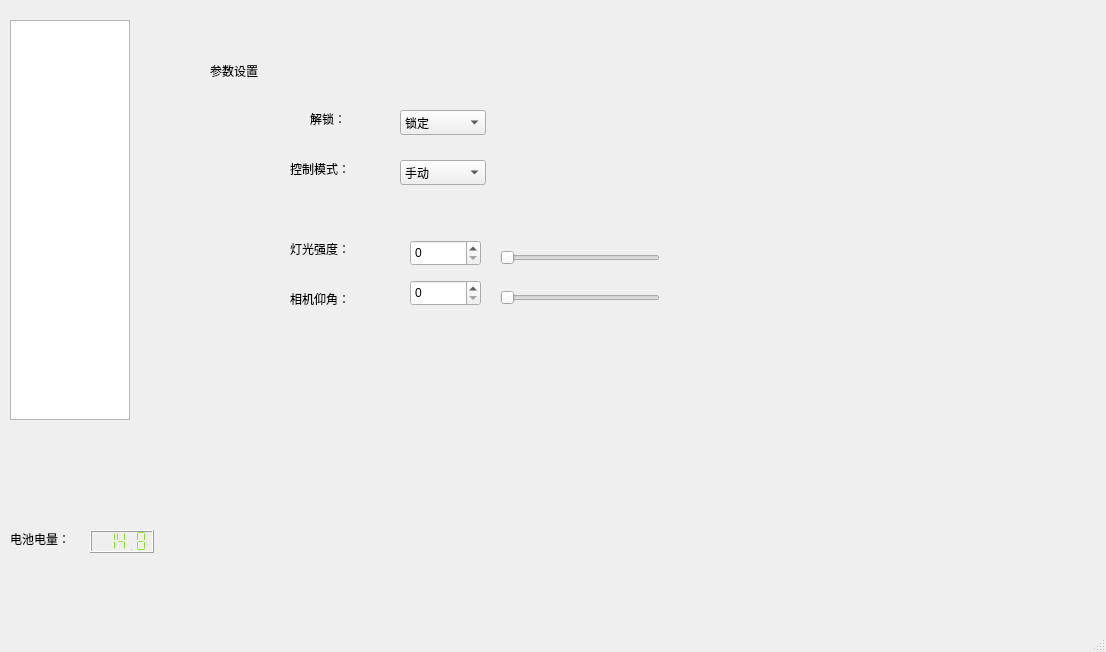
<?xml version="1.0" encoding="UTF-8"?>
<ui version="4.0">
 <class>MainWindow</class>
 <widget class="QMainWindow" name="MainWindow">
  <property name="geometry">
   <rect>
    <x>0</x>
    <y>0</y>
    <width>1106</width>
    <height>652</height>
   </rect>
  </property>
  <property name="sizePolicy">
   <sizepolicy hsizetype="Expanding" vsizetype="Expanding">
    <horstretch>0</horstretch>
    <verstretch>0</verstretch>
   </sizepolicy>
  </property>
  <property name="windowTitle">
   <string>MainWindow</string>
  </property>
  <widget class="QWidget" name="centralwidget">
   <widget class="QListWidget" name="listWidget">
    <property name="geometry">
     <rect>
      <x>10</x>
      <y>20</y>
      <width>120</width>
      <height>400</height>
     </rect>
    </property>
   </widget>
   <widget class="QStackedWidget" name="stackedWidget">
    <property name="geometry">
     <rect>
      <x>180</x>
      <y>20</y>
      <width>761</width>
      <height>401</height>
     </rect>
    </property>
    <property name="sizePolicy">
     <sizepolicy hsizetype="Expanding" vsizetype="Expanding">
      <horstretch>0</horstretch>
      <verstretch>0</verstretch>
     </sizepolicy>
    </property>
    <widget class="QWidget" name="paramPage">
     <widget class="QLabel" name="label_2">
      <property name="geometry">
       <rect>
        <x>30</x>
        <y>40</y>
        <width>71</width>
        <height>21</height>
       </rect>
      </property>
      <property name="text">
       <string>参数设置</string>
      </property>
     </widget>
     <widget class="QLabel" name="label_4">
      <property name="geometry">
       <rect>
        <x>130</x>
        <y>90</y>
        <width>67</width>
        <height>17</height>
       </rect>
      </property>
      <property name="text">
       <string>解锁：</string>
      </property>
     </widget>
     <widget class="QComboBox" name="comboBox_lock">
      <property name="geometry">
       <rect>
        <x>220</x>
        <y>90</y>
        <width>86</width>
        <height>25</height>
       </rect>
      </property>
      <item>
       <property name="text">
        <string>锁定</string>
       </property>
      </item>
      <item>
       <property name="text">
        <string>解锁</string>
       </property>
      </item>
     </widget>
     <widget class="QLabel" name="label_5">
      <property name="geometry">
       <rect>
        <x>110</x>
        <y>140</y>
        <width>67</width>
        <height>17</height>
       </rect>
      </property>
      <property name="text">
       <string>控制模式：</string>
      </property>
     </widget>
     <widget class="QComboBox" name="comboBox_mode">
      <property name="geometry">
       <rect>
        <x>220</x>
        <y>140</y>
        <width>86</width>
        <height>25</height>
       </rect>
      </property>
      <item>
       <property name="text">
        <string>手动</string>
       </property>
      </item>
      <item>
       <property name="text">
        <string>自动</string>
       </property>
      </item>
     </widget>
     <widget class="QSpinBox" name="spinBox">
      <property name="geometry">
       <rect>
        <x>230</x>
        <y>220</y>
        <width>71</width>
        <height>26</height>
       </rect>
      </property>
     </widget>
     <widget class="QLabel" name="label_7">
      <property name="geometry">
       <rect>
        <x>110</x>
        <y>220</y>
        <width>67</width>
        <height>17</height>
       </rect>
      </property>
      <property name="text">
       <string>灯光强度：</string>
      </property>
     </widget>
     <widget class="QLabel" name="label_8">
      <property name="geometry">
       <rect>
        <x>110</x>
        <y>270</y>
        <width>67</width>
        <height>17</height>
       </rect>
      </property>
      <property name="text">
       <string>相机仰角：</string>
      </property>
     </widget>
     <widget class="QSpinBox" name="spinBox_2">
      <property name="geometry">
       <rect>
        <x>230</x>
        <y>260</y>
        <width>71</width>
        <height>26</height>
       </rect>
      </property>
     </widget>
     <widget class="QSlider" name="horizontalSlider">
      <property name="geometry">
       <rect>
        <x>320</x>
        <y>230</y>
        <width>160</width>
        <height>16</height>
       </rect>
      </property>
      <property name="orientation">
       <enum>Qt::Horizontal</enum>
      </property>
     </widget>
     <widget class="QSlider" name="horizontalSlider_2">
      <property name="geometry">
       <rect>
        <x>320</x>
        <y>270</y>
        <width>160</width>
        <height>16</height>
       </rect>
      </property>
      <property name="orientation">
       <enum>Qt::Horizontal</enum>
      </property>
     </widget>
    </widget>
    <widget class="QWidget" name="controlPage">
     <widget class="QWidget" name="gridLayoutWidget">
      <property name="geometry">
       <rect>
        <x>10</x>
        <y>50</y>
        <width>736</width>
        <height>211</height>
       </rect>
      </property>
      <layout class="QGridLayout" name="gridLayout_set_parameters">
       <item row="4" column="2">
        <widget class="QSpinBox" name="spinBox_KI_heading">
         <property name="autoFillBackground">
          <bool>false</bool>
         </property>
         <property name="inputMethodHints">
          <set>Qt::ImhDigitsOnly</set>
         </property>
         <property name="maximum">
          <number>1000</number>
         </property>
         <property name="value">
          <number>0</number>
         </property>
        </widget>
       </item>
       <item row="2" column="4">
        <widget class="QPushButton" name="pushButton_send_pwm_max">
         <property name="text">
          <string>SEND</string>
         </property>
        </widget>
       </item>
       <item row="0" column="0">
        <widget class="QLabel" name="label_11">
         <property name="font">
          <font>
           <weight>75</weight>
           <bold>true</bold>
           <underline>true</underline>
          </font>
         </property>
         <property name="text">
          <string>运动控制</string>
         </property>
        </widget>
       </item>
       <item row="3" column="2">
        <widget class="QSpinBox" name="spinBox_KI_depth">
         <property name="maximum">
          <number>1000</number>
         </property>
         <property name="value">
          <number>100</number>
         </property>
        </widget>
       </item>
       <item row="1" column="4">
        <widget class="QDoubleSpinBox" name="doubleSpinBox_heading">
         <property name="decimals">
          <number>0</number>
         </property>
         <property name="minimum">
          <double>0.000000000000000</double>
         </property>
         <property name="maximum">
          <double>360.000000000000000</double>
         </property>
         <property name="singleStep">
          <double>1.000000000000000</double>
         </property>
        </widget>
       </item>
       <item row="2" column="0">
        <widget class="QLabel" name="label_12">
         <property name="text">
          <string>PID 参数</string>
         </property>
         <property name="alignment">
          <set>Qt::AlignCenter</set>
         </property>
        </widget>
       </item>
       <item row="3" column="8">
        <widget class="QPushButton" name="pushButton_send_parameters_depth">
         <property name="text">
          <string>SEND</string>
         </property>
        </widget>
       </item>
       <item row="3" column="1">
        <widget class="QLabel" name="label_15">
         <property name="text">
          <string>KI :</string>
         </property>
         <property name="alignment">
          <set>Qt::AlignRight|Qt::AlignTrailing|Qt::AlignVCenter</set>
         </property>
        </widget>
       </item>
       <item row="3" column="6">
        <widget class="QLabel" name="label_17">
         <property name="text">
          <string>KD :</string>
         </property>
         <property name="alignment">
          <set>Qt::AlignRight|Qt::AlignTrailing|Qt::AlignVCenter</set>
         </property>
        </widget>
       </item>
       <item row="1" column="8">
        <widget class="QPushButton" name="pushButton_send_parameters_target">
         <property name="text">
          <string>SEND</string>
         </property>
        </widget>
       </item>
       <item row="1" column="3">
        <widget class="QLabel" name="label_13">
         <property name="text">
          <string>方向：</string>
         </property>
         <property name="alignment">
          <set>Qt::AlignRight|Qt::AlignTrailing|Qt::AlignVCenter</set>
         </property>
        </widget>
       </item>
       <item row="3" column="7">
        <widget class="QSpinBox" name="spinBox_KD_depth">
         <property name="maximum">
          <number>1000</number>
         </property>
         <property name="value">
          <number>50</number>
         </property>
         <property name="displayIntegerBase">
          <number>10</number>
         </property>
        </widget>
       </item>
       <item row="5" column="2">
        <widget class="QSpinBox" name="spinBox_KI_velocity">
         <property name="maximum">
          <number>1000</number>
         </property>
        </widget>
       </item>
       <item row="1" column="6">
        <widget class="QLabel" name="label_14">
         <property name="text">
          <string>速度：</string>
         </property>
         <property name="alignment">
          <set>Qt::AlignRight|Qt::AlignTrailing|Qt::AlignVCenter</set>
         </property>
        </widget>
       </item>
       <item row="1" column="2">
        <widget class="QDoubleSpinBox" name="doubleSpinBox_depth"/>
       </item>
       <item row="5" column="7">
        <widget class="QSpinBox" name="spinBox_KD_velocity">
         <property name="maximum">
          <number>1000</number>
         </property>
         <property name="value">
          <number>25</number>
         </property>
        </widget>
       </item>
       <item row="4" column="7">
        <widget class="QSpinBox" name="spinBox_KD_heading">
         <property name="maximum">
          <number>1000</number>
         </property>
         <property name="value">
          <number>25</number>
         </property>
        </widget>
       </item>
       <item row="5" column="4">
        <widget class="QSpinBox" name="spinBox_KP_velocity">
         <property name="maximum">
          <number>1000</number>
         </property>
         <property name="value">
          <number>100</number>
         </property>
        </widget>
       </item>
       <item row="5" column="8">
        <widget class="QPushButton" name="pushButton_send_parameters_velocity">
         <property name="text">
          <string>SEND</string>
         </property>
        </widget>
       </item>
       <item row="2" column="2">
        <widget class="QLabel" name="label_37">
         <property name="text">
          <string>PWM MAX</string>
         </property>
        </widget>
       </item>
       <item row="2" column="3">
        <widget class="QSpinBox" name="spinBox_pwm_max">
         <property name="minimum">
          <number>1100</number>
         </property>
         <property name="maximum">
          <number>1900</number>
         </property>
         <property name="singleStep">
          <number>50</number>
         </property>
         <property name="value">
          <number>1700</number>
         </property>
         <property name="displayIntegerBase">
          <number>10</number>
         </property>
        </widget>
       </item>
       <item row="4" column="1">
        <widget class="QLabel" name="label_18">
         <property name="text">
          <string>KI :</string>
         </property>
         <property name="alignment">
          <set>Qt::AlignRight|Qt::AlignTrailing|Qt::AlignVCenter</set>
         </property>
        </widget>
       </item>
       <item row="5" column="1">
        <widget class="QLabel" name="label_21">
         <property name="text">
          <string>KI :</string>
         </property>
         <property name="alignment">
          <set>Qt::AlignRight|Qt::AlignTrailing|Qt::AlignVCenter</set>
         </property>
        </widget>
       </item>
       <item row="4" column="0">
        <widget class="QLabel" name="label_16">
         <property name="text">
          <string>方向</string>
         </property>
         <property name="alignment">
          <set>Qt::AlignCenter</set>
         </property>
        </widget>
       </item>
       <item row="4" column="3">
        <widget class="QLabel" name="label_19">
         <property name="text">
          <string>KP :</string>
         </property>
         <property name="alignment">
          <set>Qt::AlignRight|Qt::AlignTrailing|Qt::AlignVCenter</set>
         </property>
        </widget>
       </item>
       <item row="1" column="1">
        <widget class="QLabel" name="label_20">
         <property name="text">
          <string>深度 : </string>
         </property>
         <property name="alignment">
          <set>Qt::AlignRight|Qt::AlignTrailing|Qt::AlignVCenter</set>
         </property>
        </widget>
       </item>
       <item row="4" column="4">
        <widget class="QSpinBox" name="spinBox_KP_heading">
         <property name="maximum">
          <number>1000</number>
         </property>
         <property name="value">
          <number>35</number>
         </property>
        </widget>
       </item>
       <item row="1" column="7">
        <widget class="QDoubleSpinBox" name="doubleSpinBox_velocity">
         <property name="minimum">
          <double>-400.000000000000000</double>
         </property>
         <property name="maximum">
          <double>400.000000000000000</double>
         </property>
         <property name="singleStep">
          <double>50.000000000000000</double>
         </property>
        </widget>
       </item>
       <item row="5" column="0">
        <widget class="QLabel" name="label_22">
         <property name="text">
          <string>速度</string>
         </property>
         <property name="alignment">
          <set>Qt::AlignCenter</set>
         </property>
        </widget>
       </item>
       <item row="1" column="0">
        <widget class="QLabel" name="label_23">
         <property name="text">
          <string>目标</string>
         </property>
         <property name="alignment">
          <set>Qt::AlignRight|Qt::AlignTrailing|Qt::AlignVCenter</set>
         </property>
        </widget>
       </item>
       <item row="3" column="3">
        <widget class="QLabel" name="label_24">
         <property name="text">
          <string>KP :</string>
         </property>
         <property name="alignment">
          <set>Qt::AlignRight|Qt::AlignTrailing|Qt::AlignVCenter</set>
         </property>
        </widget>
       </item>
       <item row="3" column="0">
        <widget class="QLabel" name="label_25">
         <property name="text">
          <string>深度</string>
         </property>
         <property name="alignment">
          <set>Qt::AlignCenter</set>
         </property>
        </widget>
       </item>
       <item row="5" column="6">
        <widget class="QLabel" name="label_26">
         <property name="text">
          <string>KD :</string>
         </property>
         <property name="alignment">
          <set>Qt::AlignRight|Qt::AlignTrailing|Qt::AlignVCenter</set>
         </property>
        </widget>
       </item>
       <item row="4" column="8">
        <widget class="QPushButton" name="pushButton_send_parameters_heading">
         <property name="text">
          <string>SEND</string>
         </property>
        </widget>
       </item>
       <item row="5" column="3">
        <widget class="QLabel" name="label_30">
         <property name="text">
          <string>KP :</string>
         </property>
         <property name="alignment">
          <set>Qt::AlignRight|Qt::AlignTrailing|Qt::AlignVCenter</set>
         </property>
        </widget>
       </item>
       <item row="3" column="4">
        <widget class="QSpinBox" name="spinBox_KP_depth">
         <property name="maximum">
          <number>1000</number>
         </property>
         <property name="value">
          <number>600</number>
         </property>
        </widget>
       </item>
       <item row="4" column="6">
        <widget class="QLabel" name="label_31">
         <property name="text">
          <string>KD :</string>
         </property>
         <property name="alignment">
          <set>Qt::AlignRight|Qt::AlignTrailing|Qt::AlignVCenter</set>
         </property>
        </widget>
       </item>
      </layout>
     </widget>
    </widget>
    <widget class="QWidget" name="cameraPage">
     <widget class="QPushButton" name="videoPushButton">
      <property name="geometry">
       <rect>
        <x>410</x>
        <y>360</y>
        <width>84</width>
        <height>31</height>
       </rect>
      </property>
      <property name="sizePolicy">
       <sizepolicy hsizetype="Expanding" vsizetype="Expanding">
        <horstretch>0</horstretch>
        <verstretch>0</verstretch>
       </sizepolicy>
      </property>
      <property name="text">
       <string>显示</string>
      </property>
     </widget>
     <widget class="QPushButton" name="videoExitPushButton">
      <property name="geometry">
       <rect>
        <x>300</x>
        <y>360</y>
        <width>84</width>
        <height>31</height>
       </rect>
      </property>
      <property name="sizePolicy">
       <sizepolicy hsizetype="Expanding" vsizetype="Expanding">
        <horstretch>0</horstretch>
        <verstretch>0</verstretch>
       </sizepolicy>
      </property>
      <property name="text">
       <string>关闭</string>
      </property>
     </widget>
     <widget class="QLabel" name="videoLabel">
      <property name="geometry">
       <rect>
        <x>-10</x>
        <y>30</y>
        <width>400</width>
        <height>300</height>
       </rect>
      </property>
      <property name="sizePolicy">
       <sizepolicy hsizetype="Expanding" vsizetype="Expanding">
        <horstretch>0</horstretch>
        <verstretch>0</verstretch>
       </sizepolicy>
      </property>
      <property name="text">
       <string/>
      </property>
      <property name="scaledContents">
       <bool>true</bool>
      </property>
     </widget>
    </widget>
    <widget class="QWidget" name="imuPage">
     <widget class="QWidget" name="imuWidget" native="true">
      <property name="geometry">
       <rect>
        <x>-10</x>
        <y>30</y>
        <width>400</width>
        <height>300</height>
       </rect>
      </property>
      <property name="sizePolicy">
       <sizepolicy hsizetype="Expanding" vsizetype="Expanding">
        <horstretch>0</horstretch>
        <verstretch>0</verstretch>
       </sizepolicy>
      </property>
     </widget>
     <widget class="QPushButton" name="imuExitPushButton">
      <property name="geometry">
       <rect>
        <x>300</x>
        <y>360</y>
        <width>84</width>
        <height>31</height>
       </rect>
      </property>
      <property name="sizePolicy">
       <sizepolicy hsizetype="Expanding" vsizetype="Fixed">
        <horstretch>0</horstretch>
        <verstretch>0</verstretch>
       </sizepolicy>
      </property>
      <property name="text">
       <string>关闭</string>
      </property>
     </widget>
     <widget class="QPushButton" name="imuPushButton">
      <property name="geometry">
       <rect>
        <x>410</x>
        <y>360</y>
        <width>84</width>
        <height>31</height>
       </rect>
      </property>
      <property name="sizePolicy">
       <sizepolicy hsizetype="Expanding" vsizetype="Expanding">
        <horstretch>0</horstretch>
        <verstretch>0</verstretch>
       </sizepolicy>
      </property>
      <property name="text">
       <string>显示</string>
      </property>
     </widget>
    </widget>
   </widget>
   <widget class="QLabel" name="label_6">
    <property name="geometry">
     <rect>
      <x>10</x>
      <y>530</y>
      <width>67</width>
      <height>17</height>
     </rect>
    </property>
    <property name="sizePolicy">
     <sizepolicy hsizetype="Expanding" vsizetype="Expanding">
      <horstretch>0</horstretch>
      <verstretch>0</verstretch>
     </sizepolicy>
    </property>
    <property name="text">
     <string>电池电量：</string>
    </property>
   </widget>
   <widget class="QLCDNumber" name="lcdNumber_vol">
    <property name="geometry">
     <rect>
      <x>90</x>
      <y>530</y>
      <width>64</width>
      <height>23</height>
     </rect>
    </property>
    <property name="sizePolicy">
     <sizepolicy hsizetype="Expanding" vsizetype="Expanding">
      <horstretch>0</horstretch>
      <verstretch>0</verstretch>
     </sizepolicy>
    </property>
    <property name="toolTipDuration">
     <number>-1</number>
    </property>
    <property name="styleSheet">
     <string notr="true">color:rgb(138, 226, 52)</string>
    </property>
    <property name="lineWidth">
     <number>1</number>
    </property>
    <property name="segmentStyle">
     <enum>QLCDNumber::Flat</enum>
    </property>
    <property name="value" stdset="0">
     <double>14.800000000000001</double>
    </property>
   </widget>
  </widget>
  <widget class="QStatusBar" name="statusbar"/>
  <widget class="QMenuBar" name="menuBar">
   <property name="geometry">
    <rect>
     <x>0</x>
     <y>0</y>
     <width>1106</width>
     <height>28</height>
    </rect>
   </property>
  </widget>
 </widget>
 <resources/>
 <connections/>
</ui>
